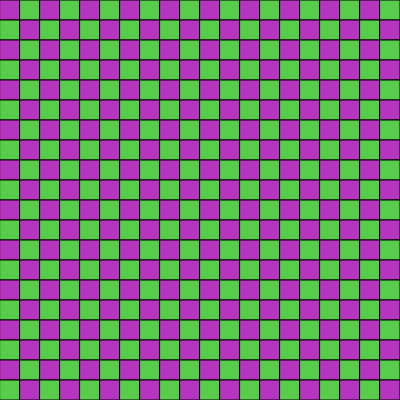
Frame 1 (no input)
Frame 60 (no input): identical to frame 1, image omitted
Frame 120 (the mouse pressed at the canvas centre since frame 60): identical to frame 1, image omitted

The p5.js sketch that drew this single still picture (run headless with seeded random() and noise() and a simulated clock; from frame 60 on, the mouse is pressed at the canvas centre):

// p5.js sketch
// ── sketch.js
let gridmeasure;
let colors;

function setup() {
  createCanvas(400, 400);
  background(255);
  gridmeasure = 20;
  colors = [
    color(random(255), random(255), random(255)),
    color(random(255), random(255), random(255))
  ];
  drawpattern();
}

function drawpattern() {
  for (let x = 0; x < width; x += gridmeasure) {
    for (let y = 0; y < height; y += gridmeasure) {
      let colorIndex = (x / gridmeasure + y / gridmeasure) % 2;
      fill(colors[colorIndex]);
      rect(x, y, gridmeasure, gridmeasure);
    }
  }
}

function draw() {
  
}
